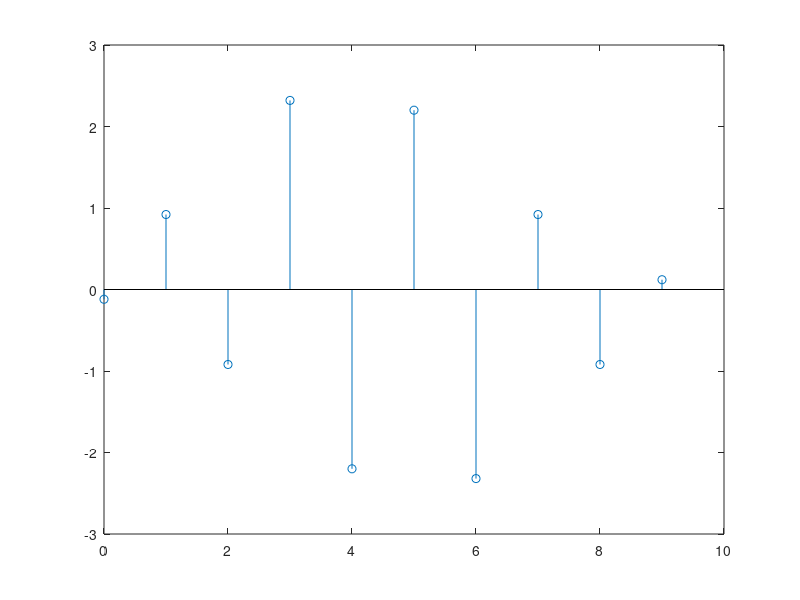

MATLAB code for this plot:
% File to show the convolusio between x and y
% As shown in task1 of the project sheet

% Givens
x = [2 -2 2 -2]

%  The Sheet says -.006, but that would lead to incorrect calculations
% I found this out after comparing y[n] found by substitution vs y[n] convolved (by hand, in frequency domain)
h = [-.06 .4 0 .7 0 .4 -.06]

y = conv(x, h)
% Length y should equal N+M-1, but we don't have to worry about that
% because MatLab
n = 0:1:length(y)-1

% Show the convolusion
stem(n, y)
